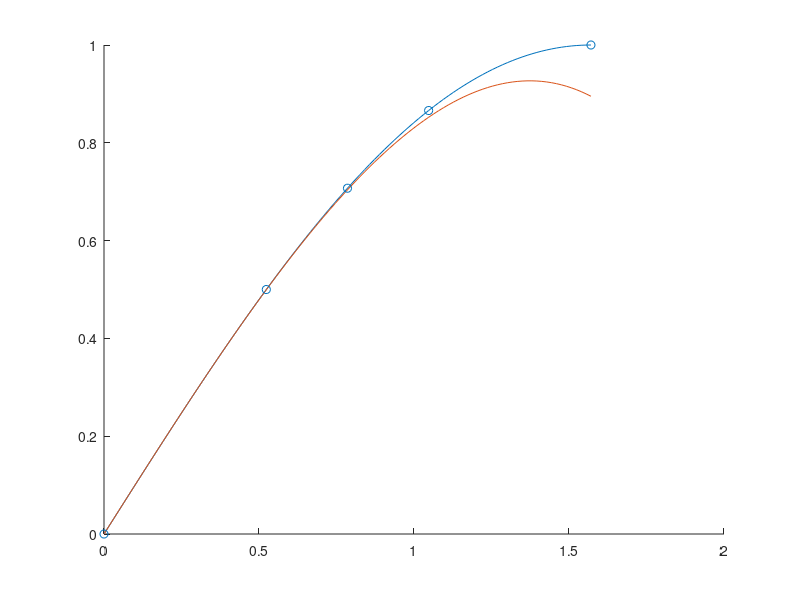

This chart was generated by the following MATLAB code:
format long
xvals=[0;pi/6;pi/4;pi/3;pi/2];
yvals=[0;1/2;sqrt(2)/2;sqrt(3)/2;1];
x=linspace(0,pi/2);
y=sin(x);
n=size(xvals,1);
xint=ones(n,1);
for i=1:n
   xint=cat(2,xint,xvals.^i);
end
coeff=xint\yvals;
int=zeros(1,100);
for i=1:n
    int=int+coeff(i).*x.^(i-1);
end
hold on
plot(x,y,x,int)
scatter(xvals,yvals)